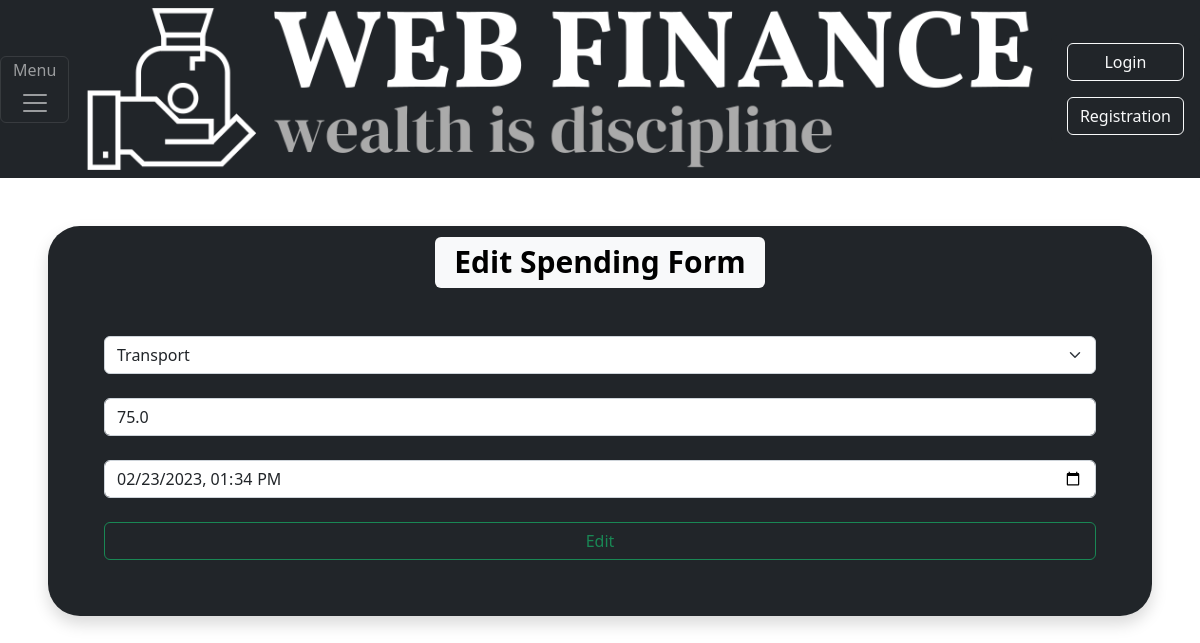
Screenshot of /spendigns/edit_spending/38 with the database file from the repository.
### spendings/models.py (models this page shows, shortened)
class spendings(models.Model):
    date = models.DateTimeField()
    amount = models.FloatField()
    category = models.ForeignKey(categories, null=True, on_delete=models.SET_NULL)
    user =  models.ForeignKey(User, on_delete=models.CASCADE)
    class Meta:
        verbose_name = 'spending'
        verbose_name_plural = 'spendings'

### spendings/views.py (the view)
# urls.py: path('edit_spending/<int:id>', views.editspending, name='edit_spending'),
def editspending(request, id):
    myspending = spendings.objects.get(id = id)
    form = SpendingForm(request.POST or None, instance=myspending)
    print(request.GET)
    if form.is_valid():
        form.save()
        return redirect('spendings',request.user.id)
    context = {
        'form': form,
        'myspending': myspending,
    }
    return render(request, 'spendings/edit_spending.html', context)

### spendings/forms.py (shortened to what this page needs)
class SpendingForm(forms.ModelForm):
    category = forms.ModelChoiceField(queryset=categories.objects.all(), empty_label='category not selected',widget=forms.Select(attrs={'class': 'form-select'}))
    class Meta:
        model = spendings
        fields = ('date', 'category', 'amount', 'user')
        widgets = {
            'amount': forms.NumberInput(attrs={
                'class': 'form-control',
                'placeholder': 'Amount:',
                'step': '0.01'
            }),
            'date': DateTimeLocalInput(attrs={
                'class': 'form-control'
            }),
            'user': forms.HiddenInput(attrs={
                'class': 'form-select'
            }),
        }

### spendings/models.py (called while the page is built)
    def __str__(self):
        return f"{self.description}"

### spendings/templates/spendings/edit_spending.html (shortened to what this page needs)
{% extends "main/master.html" %}
{% block content %}
<div class="shadow m-5 p-2 bg-dark text-white rounded-5">
    <div class="text-center"><h1><span class="badge text-bg-light">Edit Spending Form</span><br></h1></div>
    <form method="POST" class="rounded-5 m-5">
        {{ form.category }}<br>
        {{ form.amount }}<br>
        {{ form.date }}<br>
        <button class="btn btn-outline-success" type="submit" style="width: 100%;">Edit</button>
    </form>
 </div>
{% endblock %}

### rows the page displays
spendings: category "Transport", amount "75.0", date "02/23/2023 13:34"
